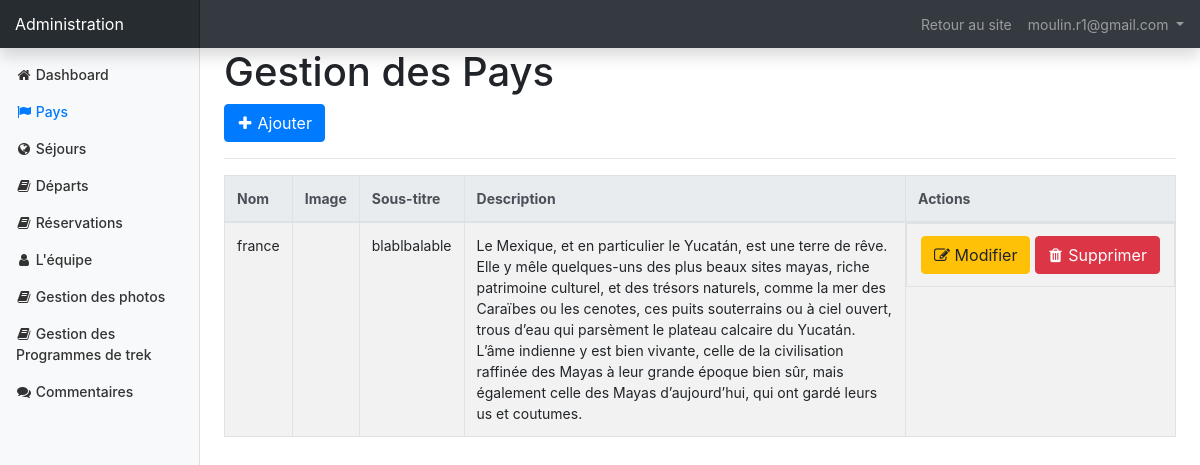
Screenshot of /admin/crud/pays/index.php (signed in) with the database file from the repository.
### tables this page shows
CREATE TABLE `user` (
  `id` bigint(20) NOT NULL,
  `nom` varchar(255) NOT NULL,
  `prenom` varchar(255) NOT NULL,
  `email` varchar(255) NOT NULL,
  `adresse` varchar(255) DEFAULT NULL,
  `mdp` varchar(255) NOT NULL,
  `avatar` varchar(255) DEFAULT NULL,
  `admin` tinyint(4) NOT NULL DEFAULT '0',
  `usercol` varchar(45) DEFAULT NULL
);

CREATE TABLE `pays` (
  `id` bigint(20) NOT NULL,
  `nom` varchar(255) NOT NULL,
  `description` text NOT NULL,
  `sous_titre` varchar(255) NOT NULL,
  `image` varchar(255) NOT NULL,
  `description_courte` varchar(255) NOT NULL
);

### model/database.php (called while the page is built, shortened)
<?php
try {
    $connection = new PDO("mysql:host=" . DB_HOST. ";dbname=". DB_NAME , DB_USER, DB_PASS, [
        PDO::MYSQL_ATTR_INIT_COMMAND => "SET NAMES 'utf8', lc_time_names = 'fr_FR';",
        PDO::ATTR_ERRMODE => PDO::ERRMODE_EXCEPTION,
        PDO::ATTR_EMULATE_PREPARES => false
    ]);
} catch (PDOException $exception) {
    echo "Erreur de connexion à la base de données";
    die;
}
function getAllEntities (string $table): array {
    global $connection;
    $query = "SELECT * FROM $table";
    $stmt = $connection->prepare($query);
    $stmt->execute();
    return $stmt->fetchAll();
}
function getOneEntity (string $table,int $id) : array {
    global $connection;
    $query = "SELECT * FROM $table WHERE id= :id";
    $stmt = $connection->prepare($query);
    $stmt->bindParam(":id", $id);
    $stmt->execute();
    return $stmt->fetch();
}

### functions.php (called while the page is built, shortened)
<?php
function getCurrentUser(){
    if (isset($_SESSION["id"])){
        return  getOneEntity("user", $_SESSION["id"]);
    }
    return null;
}
function isActive(string $url, bool $endWith = false): bool {
    if (
        (!$endWith && strpos($_SERVER['REQUEST_URI'], $url))
        || ($endWith && endsWith($_SERVER['REQUEST_URI'], $url))
    ) {
        return true;
    }
    return false;
}
function endsWith(string $str, string $search): bool {
    $length = strlen($search);
    return substr($str, -$length) === $search;
}

### admin/crud/pays/index.php (the view, shortened to what this page needs)
<?php
require_once '../../../model/database.php';
$lands = getAllEntities("pays");
require_once '../../layout/header.php';
?>
<h1>Gestion des Pays</h1>
<a href="create.php" class="btn btn-primary">
    <i class="fa fa-plus"></i>
    Ajouter
</a>
<hr>
<table class="table table-striped table-bordered table-condensed">
    <thead class="thead-light">
        <tr>
            <th>Nom</th>
            <th>Image</th>
            <th>Sous-titre</th>
            <th>Description</th>
            <th class="actions">Actions</th>
        </tr>
    </thead>
    <tbody>
        <?php foreach ($lands as $land) : ?>
            <tr>
                <td><?php echo $land['nom']; ?></td>
                <td><img src="../../../uploads/<?php echo $land['image']; ?>" alt=""></td>
                <td><?php echo $land['sous_titre']; ?></td>
                <td><?php echo $land['description']; ?></td>
                <td class="actions">
                    <a href="update.php?id=<?php echo $land['id']; ?>" class="btn btn-warning">
                        <i class="fa fa-edit"></i>
                        Modifier
                    </a>
                    <form action="delete_query.php" method="POST">
                        <button type="submit" class="btn btn-danger">
                            <i class="fa fa-trash"></i>
                            Supprimer
                        </button>
                    </form>
                </td>
            </tr>
        <?php endforeach; ?>
    </tbody>
</table>
<?php require_once '../../layout/footer.php'; ?>

### admin/layout/header.php (shortened to what this page needs)
<?php
require_once __DIR__ . "/../../functions.php";
$user = getCurrentUser();
?>
<!doctype html>
<html lang="fr">
    <head>
        <link href="<?php echo SITE_ADMIN; ?>node_modules/bootstrap/dist/css/bootstrap.min.css" rel="stylesheet">
        <link href="<?php echo SITE_ADMIN; ?>node_modules/font-awesome/css/font-awesome.min.css" rel="stylesheet"/>
        <link href="<?php echo SITE_ADMIN; ?>node_modules/select2/dist/css/select2.min.css" rel="stylesheet"/>
        <link href="<?php echo SITE_ADMIN; ?>node_modules/datatables.net-bs4/css/dataTables.bootstrap4.min.css" rel="stylesheet"/>
        <link href="<?php echo SITE_ADMIN; ?>css/dashboard.css" rel="stylesheet">
        <link href="<?php echo SITE_ADMIN; ?>css/style.css" rel="stylesheet">
    </head>
    <body>
        <?php require_once __DIR__ . '/menu-top.php'; ?>
        <div class="container-fluid">
            <div class="row">
                <?php require_once __DIR__ . '/menu-left.php'; ?>
                <main role="main" class="col-md-9 ml-sm-auto col-lg-10 px-4">

### admin/layout/menu-top.php (shortened to what this page needs)
<nav class="navbar navbar-dark fixed-top bg-dark flex-md-nowrap p-0 shadow">
    <a class="navbar-brand col-sm-3 col-md-2 mr-0" href="<?php echo SITE_ADMIN; ?>">Administration</a>
    <ul class="navbar-nav px-3 flex-row">
        <li> <a class="nav-link mr-3" href="<?php echo SITE_URL ?>" >
                Retour au site
            </a>  </li>
        <li class="nav-item dropdown" >
            <a class="nav-link dropdown-toggle" href="#" data-toggle="dropdown">
                <?= $user['email'];  ?>
            </a>
        </li>
    </ul>
</nav>

### admin/layout/menu-left.php
<?php require_once __DIR__ . '/../../functions.php';
require_once  __DIR__ . "/../../config/parameters.php";?>
<nav class="col-md-2 d-none d-md-block bg-light sidebar">
    <div class="sidebar-sticky">
        <ul class="nav flex-column">
            <li class="nav-item">
                <a class="nav-link <?php echo isActive("/admin/", true) ? 'active' : ''; ?>" href="<?php echo SITE_ADMIN; ?>">
                    <i class="fa fa-home"></i>
                    Dashboard <span class="sr-only">(current)</span>
                </a>
            </li>
            <li class="nav-item">
                <a class="nav-link <?php echo isActive("/crud/pays/") ? 'active' : ''; ?>" href="<?php echo SITE_ADMIN; ?>crud/pays/">
                    <i class="fa fa-flag"></i>
                    Pays
                </a>
            </li>
            <li class="nav-item">
                <a class="nav-link <?php echo isActive("/crud/sejour/") ? 'active' : ''; ?>" href="<?php echo SITE_ADMIN; ?>crud/sejour/">
                    <i class="fa fa-globe"></i>
                    Séjours
                </a>
            </li>
            <li class="nav-item">
                <a class="nav-link <?php echo isActive("/crud/depart/") ? 'active' : ''; ?>" href="<?php echo SITE_ADMIN; ?>crud/depart/">
                    <i class="fa fa-book"></i>
                    Départs
                </a>
            </li>
            <li class="nav-item">
                <a class="nav-link <?php echo isActive("/crud/reservation/") ? 'active' : ''; ?>" href="<?php echo SITE_ADMIN; ?>crud/reservation/">
                    <i class="fa fa-book"></i>
                    Réservations
                </a>
            </li>
            <li class="nav-item">
                <a class="nav-link <?php echo isActive("/crud/team/") ? 'active' : ''; ?>" href="<?php echo SITE_ADMIN; ?>crud/team/">
                    <i class="fa fa-user"></i>
                    L'équipe
                </a>
            </li>
            <li class="nav-item">
                <a class="nav-link <?php echo isActive("/crud/photos/") ? 'active' : ''; ?>" href="<?php echo SITE_ADMIN; ?>crud/photos/">
                    <i class="fa fa-book"></i>
                    Gestion des photos
                </a>
            </li>
            <li class="nav-item">
                <a class="nav-link <?php echo isActive("/crud/programme/") ? 'active' : ''; ?>" href="<?php echo SITE_ADMIN; ?>crud/programme/">
                    <i class="fa fa-book"></i>
                    Gestion des Programmes de trek
                </a>
            </li>
            <li class="nav-item">
                <a class="nav-link" href="#">
                    <i class="fa fa-comments"></i>
                    Commentaires
                </a>
            </li>
        </ul>
    </div>
</nav>

### admin/layout/footer.php (shortened to what this page needs)
                </main>
            </div>
        </div>
    </body>
</html>

### admin/css/dashboard.css (style rules this page uses)
body { font-size: .875rem; }
.sidebar { position: fixed; top: 0; bottom: 0; left: 0; z-index: 100; padding: 48px 0 0; box-shadow: inset -1px 0 0 rgba(0, 0, 0, .1); }
.sidebar-sticky { position: relative; top: 0; height: calc(100vh - 48px); padding-top: .5rem; overflow-x: hidden; overflow-y: auto; }
.sidebar .nav-link { font-weight: 500; color: #333; }
.sidebar .nav-link.active { color: #007bff; }
[role="main"] { padding-top: 48px; }
.navbar-brand { padding-top: .75rem; padding-bottom: .75rem; font-size: 1rem; background-color: rgba(0, 0, 0, .25); box-shadow: inset -1px 0 0 rgba(0, 0, 0, .25); }

### admin/css/style.css (style rules this page uses)
i.fa { width: 16px; text-align: center; }
th.actions { width: 270px; }
td.actions { display: flex; justify-content: space-around; }

### rows the page displays
user: email "moulin.r1@gmail.com"
pays: nom "france", sous_titre "blablbalable", description "Le Mexique, et en particulier le Yucatán, est une terre de rêve. Elle y mêle quelques-uns des plus beaux sites mayas, riche patrimoine culturel, et des trésors naturels, comme la mer des Caraïbes ou les cenotes, ces puits souterrains ou à ciel ouvert, trous d’eau qui parsèment le plateau calcaire du Yucatán. L’âme indienne y est bien vivante, celle de la civilisation raffinée des Mayas à leur grande époque bien sûr, mais également celle des Mayas d’aujourd’hui, qui ont gardé leurs us et coutumes."
